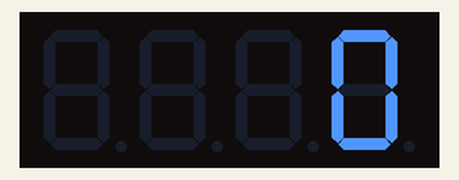
Recording of a sketch running on a simulated ESP32. On the bench: 4-digit seven-segment display.

Above: at 0.1 s.
At 8.1 s:
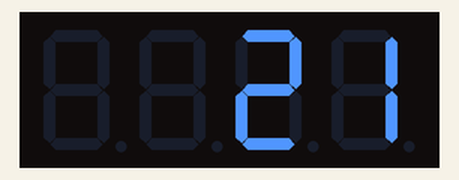
At 18.3 s:
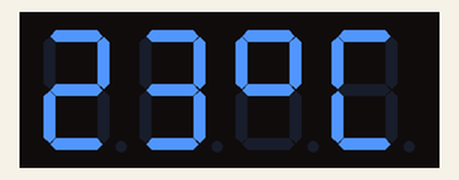
At 20.3 s:
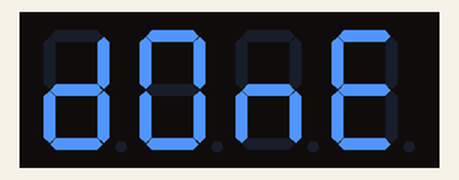
At 28.4 s:
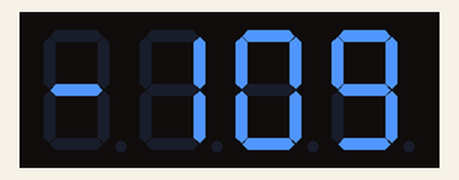
At 36.5 s:
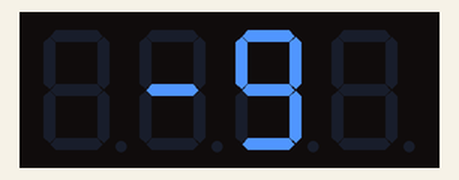

The sketch:

afficheurTM1637.ino
```cpp
/*
 * This ESP32 code is created by esp32io.com
 *
 * This ESP32 code is released in the public domain
 *
 * For more detail (instruction and wiring diagram), visit https://esp32io.com/tutorials/esp32-tm1637-4-digit-7-segment-display
 */

#include <TM1637Display.h>

#define CLK  22 // The ESP32 pin GPIO22 connected to CLK
#define DIO  23 // The ESP32 pin GPIO23 connected to DIO

// create a display object of type TM1637Display
TM1637Display display = TM1637Display(CLK, DIO);

// an array that sets individual segments per digit to display the word "dOnE"
const uint8_t done[] = {
  SEG_B | SEG_C | SEG_D | SEG_E | SEG_G,         // d
  SEG_A | SEG_B | SEG_C | SEG_D | SEG_E | SEG_F, // O
  SEG_C | SEG_E | SEG_G,                         // n
  SEG_A | SEG_D | SEG_E | SEG_F | SEG_G          // E
};

// degree celsius symbol
const uint8_t celsius[] = {
  SEG_A | SEG_B | SEG_F | SEG_G,  // Degree symbol
  SEG_A | SEG_D | SEG_E | SEG_F   // C
};

void setup() {
  display.clear();
  display.setBrightness(7); // set the brightness to 7 (0:dimmest, 7:brightest)
}

void loop() {
  // show counter 0-9
  int i;
  for (i = 0; i < 10; i++) {
    display.showNumberDec(i);
    delay(500);
  display.clear();
  }

  display.showNumberDec(-91);             // displayed _-91
  delay(500);
  display.clear();

  display.showNumberDec(-109);            // displayed -109
  delay(2000);
  display.clear();

  display.showNumberDec(21, false);       // displayed __21
  delay(2000);
  display.clear();

  display.showNumberDec(21, true);        // displayed 0021
  delay(2000);
  display.clear();

  display.showNumberDec(28, false, 2, 1); // displayed _28_
  delay(2000);
  display.clear();

  display.showNumberDec(-9, false, 3, 0); // displayed _-9_
  delay(2000);
  display.clear();

  // displayed 15:30
  display.showNumberDecEx(1530, 0b11100000, false, 4, 0);
  delay(2000);
  display.clear();

  // displayed 23°C
  int temperature = 23; // or read from temperature sensor
  display.showNumberDec(temperature, false, 2, 0);
  display.setSegments(celsius, 2, 2);
  delay(2000);
  display.clear();

  // displayed letters: dOnE
  display.setSegments(done);
  delay(2000);
  display.clear();
}
```

Measured:
- what the display in image 1 shows lasts 2.1 s, from 8.0 s to 10.1 s
